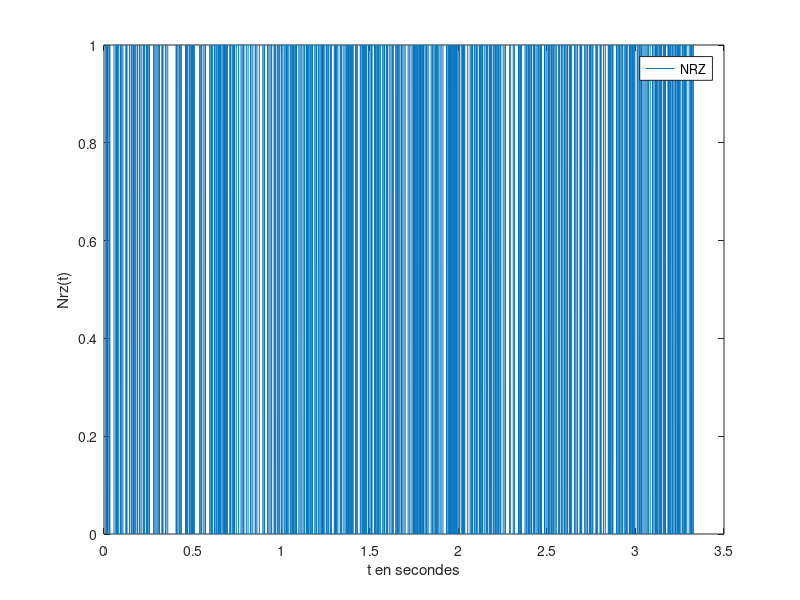

Recreate this plot in MATLAB. (Note: this script raises an error after producing the figure.)
clc;
clear all;
close all;

fc = 1080;
delta_f = 100;
f0 = 6000;
f1 = 2000; %changement de valeur poar rapport à l'énoncé
fe = 48000;
Te = 1/fe;
Rb = 300; %Débit binaire
Tb = 1/Rb;
Ts = Tb;
Ns = floor((Ts)/(Te)); %floor partie entière

%% 3 Modem de fréquence
%3.1
%Génération du signal NRZ

bits = randi([0,1],1,1000);
NRZ = kron(bits, ones(1,Ns));
N = length(NRZ);
t = 0:Te:(N-1)*Te;

figure(1)
title('signal NRZ');
plot(t,NRZ);
xlabel('t en secondes')
ylabel('Nrz(t)')
legend('NRZ')

%DSP de NRZ
DSPs_NRZ = pwelch(NRZ,[],[],[],fe,'twosided'); %DSP simulée
DSPt_NRZ = Ts/4*(sinc(linspace(-fe/2,fe/2,length(DSPs_NRZ)).*Ts)).^2+dirac(linspace(-fe/2,fe/2,length(DSPs_NRZ)))/4;

figure(2)
title('DSP NRZ')
semilogy(linspace(-fe/2,fe/2, length(DSPs_NRZ)), fftshift(DSPs_NRZ),'r')
hold on;
xlabel('f');
ylabel('DSP(f)');
semilogy(linspace(-fe/2,fe/2, length(DSPs_NRZ)), DSPt_NRZ, 'b')
legend('DSP théorique NRZ','DSP simulée NRZ')
grid on;

%3.2 Génération du signal modulé en fréquence
phi0 = rand*2*pi;
phi1 = rand*2*pi;
x = (1-NRZ).*cos(2*pi*f0*t+phi0)+NRZ.*cos(2*pi*f1*t+phi1);

figure(3)
plot(t, x)
title('x(k)');
xlabel('t en secondes')
ylabel('x(t)')
legend('x(t)')
grid on;

DSPs_x = pwelch(x, [],[],[],fe,'twosided');
figure(4)
title('DSP x')
semilogy(linspace(-fe/2,fe/2, length(DSPs_x)), fftshift(DSPs_x),'r')
xlabel('f')
ylabel('DSP')
grid on;

%% Canal de transmission à bruit additif, blanc et gaussien
%faire démo trouver formule passe bas idéal

Px = mean(abs(x).^2);

clc;
clear all;
close all;

fc = 1080;
delta_f = 100;
f0 = 6000;
f1 = 2000; %changement de valeur par rapport à l'énoncé
fe = 48000;
Te = 1/fe;
Rb = 300; %Débit binaire
Tb = 1/Rb;
Ts = Tb;
Ns = floor((Ts)/(Te)); %floor partie entière

%% 3 Modem de fréquence
%3.1
%Génération du signal NRZ

bits = randi([0,1],1,1000);
NRZ = kron(bits, ones(1,Ns));
N = length(NRZ);
t = 0:Te:(N-1)*Te;

figure(1)

plot(t,NRZ);
title("signal NRZ")
xlabel('t en secondes')
ylabel('Nrz(t)')
legend('NRZ')

%DSP de NRZ
DSPs_NRZ = pwelch(NRZ,[],[],[],fe,'twosided'); %DSP simulée
DSPt_NRZ = Ts/4*(sinc(linspace(-fe/2,fe/2,length(DSPs_NRZ)).*Ts)).^2+dirac(linspace(-fe/2,fe/2,length(DSPs_NRZ)))/4;

figure(2)
title('DSP NRZ')
semilogy(linspace(-fe/2,fe/2, length(DSPs_NRZ)), fftshift(DSPs_NRZ),'r')
hold on;
xlabel('f');
ylabel('DSP(f)');
semilogy(linspace(-fe/2,fe/2, length(DSPs_NRZ)), DSPt_NRZ, 'b')
legend('DSP théorique NRZ','DSP simulée NRZ')
grid on;

%3.2 Génération du signal modulé en fréquence
phi0 = rand*2*pi;
phi1 = rand*2*pi;
x = (1-NRZ).*cos(2*pi*f0*t+phi0)+NRZ.*cos(2*pi*f1*t+phi1);

figure(3)
plot(t, x)
title('x(k)');
xlabel('t en secondes')
ylabel('x(t)')
legend('x(t)')
grid on;

DSPs_x = pwelch(x, [],[],[],fe,'twosided');

figure(4)
semilogy(linspace(-fe/2,fe/2, length(DSPs_x)), fftshift(DSPs_x),'r')
title("DSP x")
xlabel('f')
ylabel('DSP')
grid on;

%% 4 Canal de transmission à bruit additif, blanc et gaussien
%faire démo trouver formule passe bas idéal à faire

Px = mean(abs(x).^2);
SNRdb = 50;
Pb = Px/(10^(SNRdb/10));
sigma = sqrt(Pb);
bruitG = sigma*rand(1,N);
y = x + bruitG;

%% 5 Démodulation par filtrage
%synthèse du filtre passe-bas
F0 = 6000;
F1 = 2000;
Fc = (F0+F1)/2; %la fréquence de coupure est la moyenne car est entre F0 et F1
FcTile = Fc/fe;
ordre = 61;
tN = -(ordre-1)/2:(ordre-1)/2;
hPB = 2*fc/fe*sinc(2*Fc/fe*tN); %la transformée de fourrier est une porte
%HPH = 1 - HPB donc la transformée iinverse est hPH = dirac - hPB
HPH = fft(hPB, 2024);
hPH = -hPB;
hPH((ordre+1)/2) = 1 -2*FcTile;
%hPH = 1 - 
%HPH = 1-2*FcTile;

figure(5)
subplot(2,1,1); plot(hPB)

title("Réponse impulsionnelle filtre passe-bas")

subplot(2,1,2); plot (HPH)
title("réponse fréquentielle filtre passe-bas")


figure(6)
subplot(2,1,1); plot(hPH)
title("Réponse impulsionnelle filtre passe-haut")
subplot(2,1,2); plot(HPH)
title("Réponse féquentielle filtre passe-haut")




% 5.5

% Réalisation du filtrage passe-bas

signalfiltre = filter(hPB,1,y);


figure(7)
plot(signalfiltre)
title("sigal y filtré par le passe bas")
legend("signal filtré")
ylabel('yfiltré(t)')
xlabel('t (en seconde)')

s = reshape(signalfiltre,Ns,1000);
energie = sum(abs(s).^2,1);
seuil_K = (max(energie)-min(energie))/2;
detection = energie > seuil_K;


diff = bits - detection;
taux_erreur_binaire = length(find(bits - detection ~= 0))/ 1000;


% Changement de l'odre du filtre à 201

ordre2 = 201;
tN2 = -(ordre2-1)/2:(ordre2-1)/2;
hPB2 = 2*fc/fe*sinc(2*Fc/fe*tN2);
signalfiltre2 = filter(hPB2,1,y);

figure(8)
plot(signalfiltre2)
title("sigal y filtré par le passe haut")
legend("signal filtré")
ylabel('yfiltré(t)')
xlabel('t (en seconde)')

s = reshape(signalfiltre2,Ns,1000);
energie = sum(abs(s).^2,1);
seuil_K = (max(energie)-min(energie))/2;
detection = energie > seuil_K;


diff = bits - detection;
taux_erreur_binaire = length(find(bits - detection ~= 0))/ 1000;

% On trouve TEB ~= 1/2 donc pas bon du tout
% Vu le grand ordre du filtre il faut gérer le retard 

ordre2 = 201;
tN2 = -(ordre2-1)/2:(ordre2-1)/2;
hPB2 = 2*fc/fe*sinc(2*Fc/fe*tN2);

signalfiltre2 = filter(hPB2,1,[y,zeros(1,(ordre2-1)/2)]);
signalfinal2 = signalfiltre2((ordre2-1)/2: end);

%s = reshape(signalfinal2,Ns,1000);
%energie = sum(abs(s).^2,1);
%seuil_K = (max(energie)-min(energie))/2;
%detection = energie > seuil_K;

%diff = bits - detection;
%taux_erreur_binaire = length(find(bits - detection ~= 0))/ 1000;




%% 6 Démodulateur de fréquence adapté à la norme V21

%6.1 Synchronisation idéale


F0 = 1180;
F1 = 980;
x1 = (1-NRZ).*cos(2*pi*F0*t+phi0)+NRZ.*cos(2*pi*F1*t+phi1);
y1 = x1 + bruitG;

yF0 = y1 .*cos(2*pi*F0*t+ phi0);
yF1 = y1 .* cos(2*pi*F1*t + phi1);

figure(9)
plot(yF0)
%legend("yF0 avec une phase phi0 aléatoire sur [0;2pi]. (F0 = 1080 Hz)")
%xlabel('t (en seconde)')

hold on;
plot(yF1)
legend("yF0 avec une phase phi0 aléatoire sur [0;2pi]. (F0 = 1080 Hz)","yF1 avec une phase phi1 aléatoire sur [0;2pi]. (F1 = 980 Hz)")
xlabel('t (en seconde)')


yF0Final = reshape(yF0, Ns, 1000);
yF1Final = reshape(yF1, Ns, 1000);

integrale0 = sum(yF0Final);
integrale1 = sum(yF1Final);

somme = integrale1 - integrale0 ;
detection2  = (sign(somme)+1)/2;
taux_erreur_binaire2 = length(find(bits~=detection2 ))/ 1000

%on doit avoir un TEB de 0

%utiliser bitesign = (sign(s) + 1)/2

%on obtient un signla NRZ à la fin du traitement(cf schema de la partie
%6.1)

%quand on chnage de phases, le démodulateur ne fonctionne plus correctement


%6.2 Gestion d'une erreur de synchronisation de phase porteuse


phi0p = rand*2*pi; 
phi1p = rand*2*pi;

yF0p = y1 .*cos(2*pi*F0*t+phi0p); 
yF1p = y1 .* cos(2*pi*F1*t+phi1p);

yF0Finalp = reshape(yF0p, Ns, 1000); 
yF1Finalp = reshape(yF1p, Ns, 1000);

integrale0p = sum(yF0Finalp); 
integrale1p = sum(yF1Finalp);

somme2 = integrale1p - integrale0p ;
detection3  = (sign(somme2)+1)/2;
taux_erreur_binaire3 = length(find(bits~=detection3 ))/ 1000;


% 6.3 

yFSK0 = y1 .*cos(2*pi*F0*t+phi0p); 
yFSK1 = y1 .*sin(2*pi*F0*t+phi0p);
yFSK2 = y1 .*cos(2*pi*F1*t+phi1p); 
yFSK3 = y1 .*sin(2*pi*F1*t+phi1p); 

yFSK0Final = reshape(yFSK0, Ns, 1000); 
yFSK1Final = reshape(yFSK1, Ns, 1000); 
yFSK2Final = reshape(yFSK2, Ns, 1000); 
yFSK3Final = reshape(yFSK3, Ns, 1000); 


sommeFSK = sum(yFSK3Final).^2 + sum(yFSK2Final).^2 - sum(yFSK1Final).^2 - sum(yFSK0Final).^2;
detectionFSK  = (sign(sommeFSK)+1)/2;
taux_erreur_binaireTSK = length(find(bits~=detectionFSK ))/ 1000

%cette technique permet de corriger le porbleme de différence de phase car
%en sommant ces integrales au carré on à des résultats qui ne dépendent pas des
%différentes phases car la somme de cos^2 et sin^2 vaut 1.














